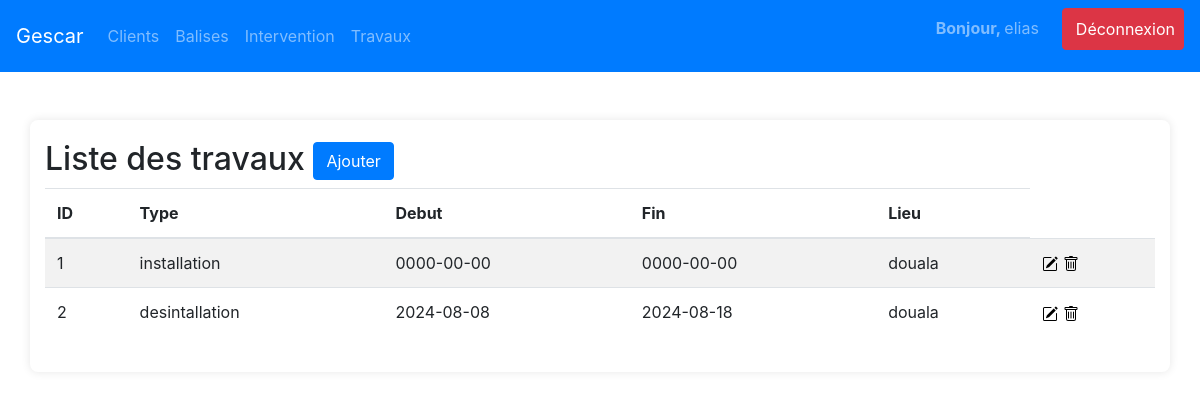
/view/travaux.php (signed in), run on the app's committed database.
### tables this page shows
CREATE TABLE `interventions` (
  `id` int(11) NOT NULL,
  `objet` varchar(255) NOT NULL,
  `description` text NOT NULL,
  `client_id` int(11) DEFAULT NULL,
  `debut_travaux` date DEFAULT NULL,
  `fin_travaux` date DEFAULT NULL,
  `lieu_intervention` varchar(255) DEFAULT NULL,
  `users_id` int(11) DEFAULT NULL
);

### view/travaux.php (the view)
<?php
require '../model/config.php';
include 'header.php';
$sql = "SELECT * FROM interventions";
$stmt = $pdo->query($sql);
$travaux = $stmt->fetchAll(PDO::FETCH_ASSOC);
?>
<body>
    <div class="container mt-5">
        <h2>Liste des travaux <a href="../controller/create.php" class="btn btn-primary">Ajouter</a>
        </h2>
        <table class="table table-striped">
            <thead>
                <tr>
                    <th>ID</th>
                    <th>Type</th>
                    <th>Debut</th>
                    <th>Fin</th>
                    <th>Lieu</th>
                </tr>
            </thead>
            <tbody>
                <?php foreach ($travaux as $travaux): ?>
                    <tr>
                        <td><?= htmlspecialchars($travaux['id']) ?></td>
                        <td><?= htmlspecialchars($travaux['objet']) ?></td>
                        <td><?= htmlspecialchars($travaux['debut_travaux']) ?></td>
                        <td><?= htmlspecialchars($travaux['fin_travaux']) ?></td>
                        <td><?= htmlspecialchars($travaux['lieu_intervention']) ?></td>
                        <td>
                            <a href="../controller/update.php?id=<?= $travaux['id'] ?>" ><img class="bi bi-pencil-square" src="image\pencil-square.svg"></a>
                            <a href="../controller/delete.php?id=<?= $travaux['id'] ?>" onclick="return confirm('Êtes-vous sûr de vouloir supprimer ce travaux?');"><img class="bi bi-trash" src="image\trash.svg"></a>
                        </td>
                    </tr>
                <?php endforeach; ?>
            </tbody>
        </table>
    </div>
<?php include 'footer.php'; ?>

### view/css/css/styles.css (style rules this page uses)
h2 { font-size: 24px; margin-bottom: 20px; }
body { background-color: #f8f9fa; font-family: Arial, sans-serif; margin: 0; padding: 0; }
.container { margin-top: 20px; padding: 20px; background-color: #fff; border-radius: 8px; box-shadow: 0 0 10px rgba(0, 0, 0, 0.1); }
h1, h2, h3, h4, h5, h6 { color: #343a40; }
.btn-primary { background-color: #007bff; border-color: #007bff; }
table { width: 100%; margin-bottom: 1rem; background-color: #fff; border-collapse: collapse; }
table th, table td { padding: 0.75rem; vertical-align: top; border-top: 1px solid #dee2e6; }
table thead th { vertical-align: bottom; border-bottom: 2px solid #dee2e6; }

### data on the page
interventions: id "1", objet "installation", debut_travaux "0000-00-00", fin_travaux "0000-00-00", lieu_intervention "douala"
interventions: id "2", objet "desintallation", debut_travaux "2024-08-08", fin_travaux "2024-08-18", lieu_intervention "douala"

### other printed values
$_SESSION['user_name'] "elias"
